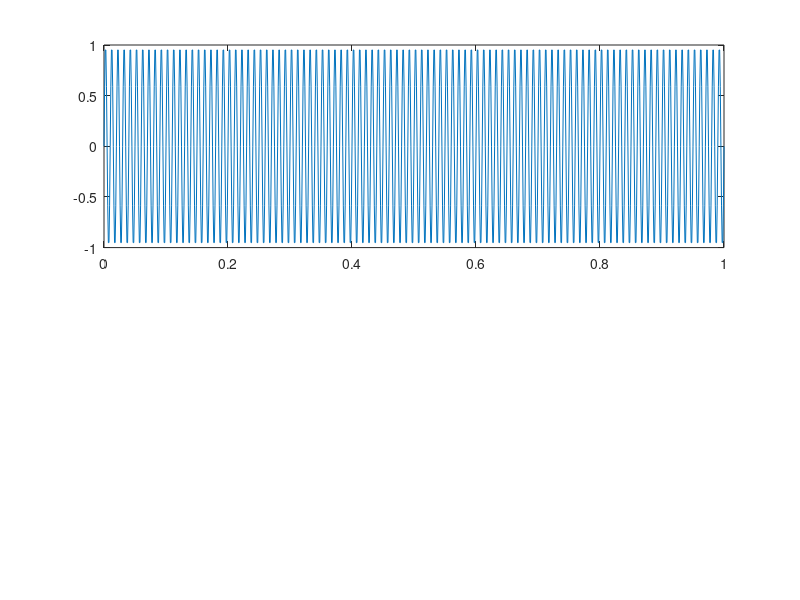

Source code (MATLAB): (Note: this script raises an error after producing the figure.)
% Generar señal senoidal
fs = 1000; % frecuencia de muestreo
t = 0:1/fs:1; % vector de tiempo
f = 100; % frecuencia de la señal
x = sin(2*pi*f*t); % señal senoidal

% Aplicar Transformada de Forier
xf = fft(x);

% Generar filtro pasa-bajo
n = length(x);
fcutoff = 50; % frecuencia de corte
h = ones(n, 1); % Vector de ceros
h(round(n*fcutoff/fs)+1:end) = 0; % aplicar filtro pasa-bajo

% Aplicar filtro a la señal en el dominio de la frecuencia
xf_filtered = xf .* h;

% Convertir la señal filtrada a dominio del tiempo
x_filtered = ifft(xf_filtered);

% Graficar señal original y señal filtrada
figure;
subplot(2,1,1);
plot(t,x);
tittle('Señal original');
xlabel('Tiempo (s)');
ylabel('Amplitud');
subplot(2,1,2);
plot(t, real(x_filtered));
